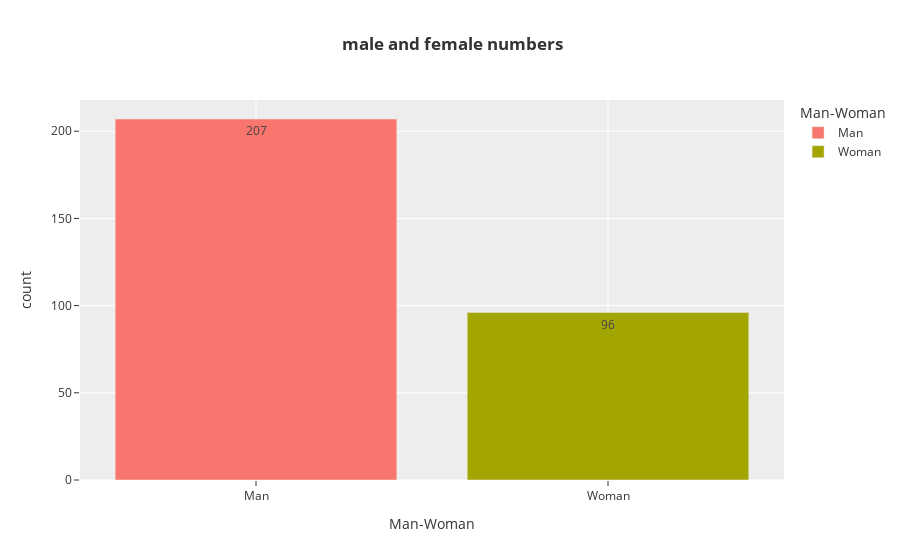
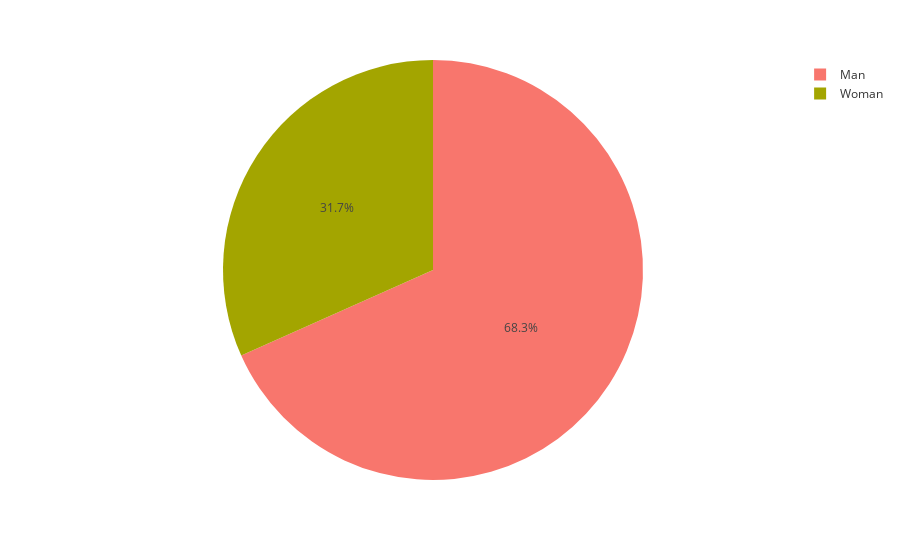

Notebook source saved alongside these figures, in order:
### Code cell
z=df['sex'].value_counts()
fig=px.bar(z,x=z.index,y=z.values,color=z.index,text=z.values,labels={'index':'Man-Woman','y':'count','text':'count'},template='ggplot2',title='<b> male and female numbers')
fig.show()

fig=px.pie(z,names=z.index,values=z.values,labels={'index':'job title','y':'count','text':'count'},template='ggplot2')
fig.show()

### Figure 1 — Plotly figure (JSON) as saved in the notebook; plotly's stock layout.template omitted (floating-point values rounded to 4 significant figures)
{"data": [{"alignmentgroup": "True", "hovertemplate": "Man-Woman=%{x}<br>count=%{text}<extra></extra>", "legendgroup": "Man", "marker": {"color": "#F8766D", "pattern": {"shape": ""}}, "name": "Man", "offsetgroup": "Man", "orientation": "v", "showlegend": true, "text": [207], "textposition": "auto", "type": "bar", "x": ["Man"], "xaxis": "x", "y": [207], "yaxis": "y"}, {"alignmentgroup": "True", "hovertemplate": "Man-Woman=%{x}<br>count=%{text}<extra></extra>", "legendgroup": "Woman", "marker": {"color": "#A3A500", "pattern": {"shape": ""}}, "name": "Woman", "offsetgroup": "Woman", "orientation": "v", "showlegend": true, "text": [96], "textposition": "auto", "type": "bar", "x": ["Woman"], "xaxis": "x", "y": [96], "yaxis": "y"}], "layout": {"barmode": "relative", "legend": {"title": {"text": "Man-Woman"}, "tracegroupgap": 0}, "title": {"text": "<b> male and female numbers"}, "xaxis": {"anchor": "y", "categoryarray": ["Man", "Woman"], "categoryorder": "array", "domain": [0, 1], "title": {"text": "Man-Woman"}}, "yaxis": {"anchor": "x", "domain": [0, 1], "title": {"text": "count"}}}}

### Figure 2 — Plotly figure (JSON) as saved in the notebook; plotly's stock layout.template omitted (floating-point values rounded to 4 significant figures)
{"data": [{"domain": {"x": [0, 1], "y": [0, 1]}, "hovertemplate": "job title=%{label}<br>value=%{value}<extra></extra>", "labels": ["Man", "Woman"], "legendgroup": "", "name": "", "showlegend": true, "type": "pie", "values": [207, 96]}], "layout": {"legend": {"tracegroupgap": 0}, "margin": {"t": 60}}}
